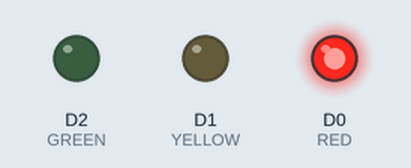
This sketch was run on a simulated ESP8266 (NodeMCU). Shown: output pins drawn as LEDs (lit = HIGH).

Above: at 2.5 s.
At 7.5 s:
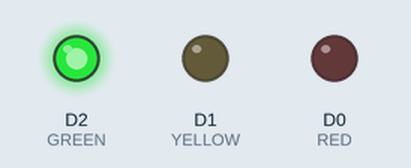
At 11.0 s:
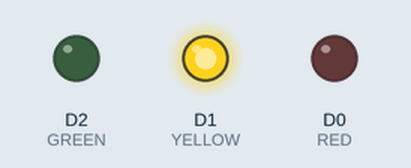
Timing chart, 0 to 15.6 s (numbered marks = the images above):
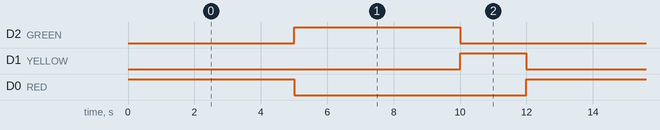

Measured:
- by itself, D2 (GREEN), D0 (RED): alternates HIGH for 5.0 s and LOW for 7.0 s
- by itself, D1 (YELLOW): alternates HIGH for 2.0 s and LOW for 10.0 s
- by itself, everything shown: repeats every 12.0 s, in 4 steps

The sketch:

trafficlight.ino
```cpp
/*
 * Simple program that simulates a traffic light.
 * Needs:
 * Red, Yellow, and Green LEDs
 * 3 * 360 Ohm resistors
 * Particle Electron
 * Bread Board
 * Wires (as needed)
 */

#define RED D0
#define YELLOW D1
#define GREEN D2

/* Runs only once when device starts */
void setup() {
    // Let us set the pin mode for the three LEDs
    // to be output pins. The Electron can source up
    // to 25 mA per output and a total of 120 mA added together.
    pinMode(RED,OUTPUT);
    pinMode(YELLOW,OUTPUT);
    pinMode(GREEN,OUTPUT);

    // To start with we will set only the red LED to be on
    digitalWrite(RED, HIGH);
    digitalWrite(YELLOW, LOW);
    digitalWrite(GREEN, LOW);
}

/* Runs over and over again as long as the device is on */
void loop() {
    // Switch the red light on for 5 seconds
    digitalWrite(RED, HIGH);
    delay(5000);
    digitalWrite(RED, LOW);

    // Uncomment the below if you want the Hong Kong style
    // yellow before green.
    // Switch the yellow light on for 750 milliseconds
    //digitalWrite(YELLOW, HIGH);
    //delay(750);
    //digitalWrite(YELLOW, LOW);

    // Switch the green light on for 5 seconds
    digitalWrite(GREEN, HIGH);
    delay(5000);
    digitalWrite(GREEN, LOW);

    // Switch the yellow light on for 2 seconds
    digitalWrite(YELLOW, HIGH);
    delay(2000);
    digitalWrite(YELLOW, LOW);
}
```
